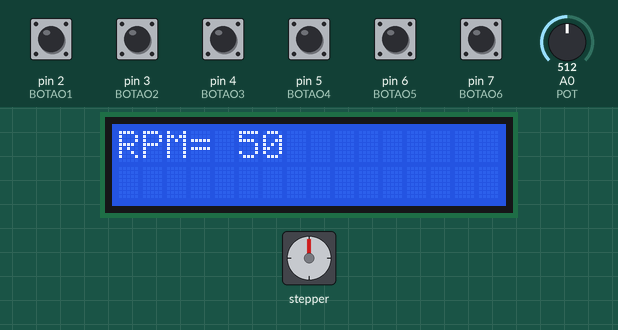
A sketch run on a simulated Arduino Uno, built with avr-gcc and run on an emulated ATmega328P. On the bench: 16×2 character LCD, stepper motor. Inputs (shaded band) come from the test bench; at power-on: pin 2 (BOTAO1), pin 3 (BOTAO2), pin 4 (BOTAO3), pin 5 (BOTAO4), pin 6 (BOTAO5), pin 7 (BOTAO6) LOW, A0 (POT) = 512. Stepper angles assume 2048 steps per turn.

Above: at 1.2 s.
1.3 s: pin 2 (BOTAO1) pulled HIGH for 0.15 s
At 1.4 s:
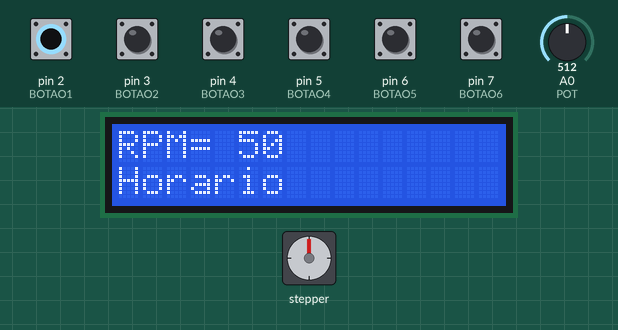
3.3 s: pin 3 (BOTAO2) pulled HIGH for 0.15 s
At 3.56 s:
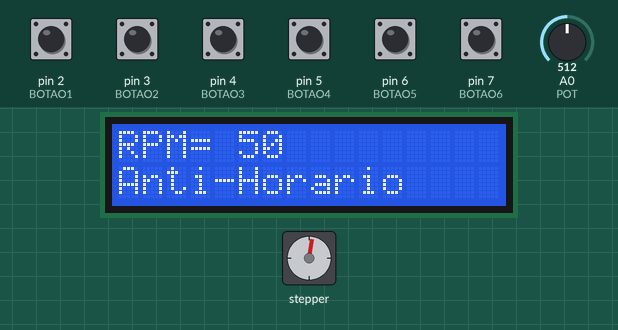
5.2 s: pin 4 (BOTAO3) pulled HIGH for 0.15 s
At 6.4 s:
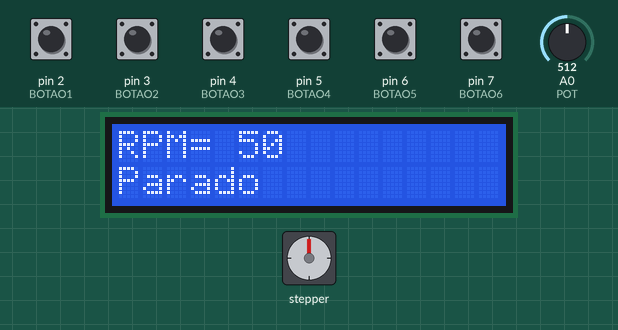
6.8 s: pin 6 (BOTAO5) pulled HIGH for 0.15 s
At 8.4 s:
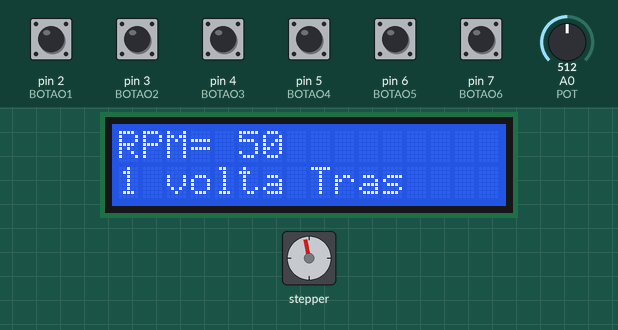
8.6 s: pin 5 (BOTAO4) pulled HIGH for 0.15 s
At 10.3 s:
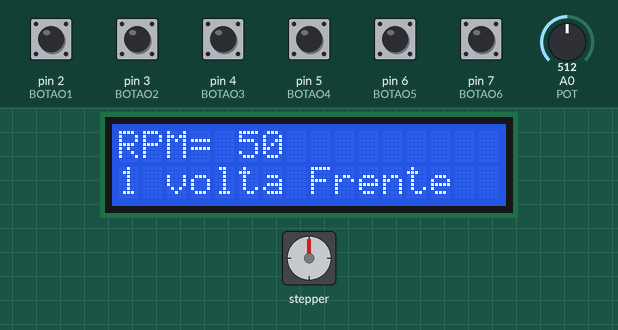
11.3 s: pin 2 (BOTAO1) pulled HIGH for 1 s
At 11.48 s:
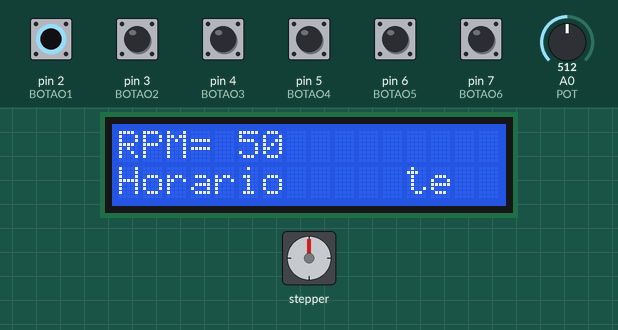
Timing chart, 0 to 19.8 s (numbered marks = the images above; inputs shaded):
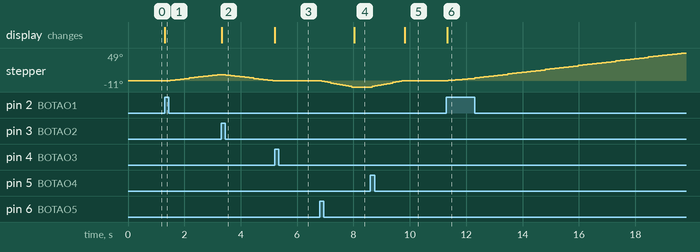

The sketch:

Aula_04.ino
```cpp
#include <Stepper.h>
#include<LiquidCrystal_I2C.h>
Stepper motor (64,8,10,9,11);
LiquidCrystal_I2C LCD(0x27,16,2);

int rpm, liga=0, valor_pot;

#define BOTAO1 2
#define BOTAO2 3
#define BOTAO3 4
#define BOTAO4 5
#define BOTAO5 6
#define BOTAO6 7
#define POT A0

void setup() {

LCD.init();
LCD.backlight();
pinMode(BOTAO1,INPUT);
pinMode(BOTAO2,INPUT);
pinMode(BOTAO3,INPUT);
pinMode(BOTAO4,INPUT);
pinMode(BOTAO5,INPUT);
pinMode(BOTAO6,INPUT);
pinMode(POT,INPUT);
}

void loop() {

valor_pot=analogRead(POT);
rpm=map(valor_pot,0,1022,1,100);
motor.setSpeed(rpm);
LCD.setCursor(0,0);
LCD.print("RPM=");
LCD.setCursor(5,0);
LCD.print(rpm);
LCD.print("   ");

if(digitalRead(BOTAO1))
{
  liga=1;

  LCD.setCursor(0,1);
  LCD.print("Horario     ");
}
if(digitalRead(BOTAO2))
{
  liga=2;

  LCD.setCursor(0,1);
  LCD.print("Anti-Horario");
}
if(digitalRead(BOTAO3))
{
  liga=0;

  LCD.setCursor(0,1);
  LCD.print("Parado        ");
}

if(liga==1)
{
  motor.step(1);

}
if(liga==2)
{
  motor.step(-1);

}

if(digitalRead(BOTAO4))
{
  motor.step(64);
  LCD.setCursor(0,1);
  LCD.print("1 volta Frente");

}
if(digitalRead(BOTAO5))
{
  motor.step(-64);
   LCD.setCursor(0,1);
  LCD.print("1 volta Tras   ");
}
if(digitalRead(BOTAO6))
{
  motor.step(128);
  delay(2000);
  motor.step(-128);
   LCD.setCursor(0,1);
  LCD.print("Processo 1      ");

}

}
```

Measured:
- after the input at 1.3 s, stepper: keeps turning clockwise at about 7°/s, starting after 0.19 s; the display: changes at once (image 1)
- after the input at 3.3 s, the display: changes at once (image 2)
- after the input at 5.2 s, stepper: stops changing and stays 0°; the display: changes at once (image 3)
- after the input at 6.8 s, stepper: turns 11° counter-clockwise in 1.1 s, starting after 0.08 s; the display: changes after 1.2 s (image 4)
- after the input at 8.6 s, stepper: turns 11° clockwise in 1.1 s, starting after 0.06 s; the display: changes after 1.2 s (image 5)
- after the input at 11.3 s, stepper: keeps turning clockwise at about 6°/s, starting after 0.06 s; the display: changes at once (image 6)
